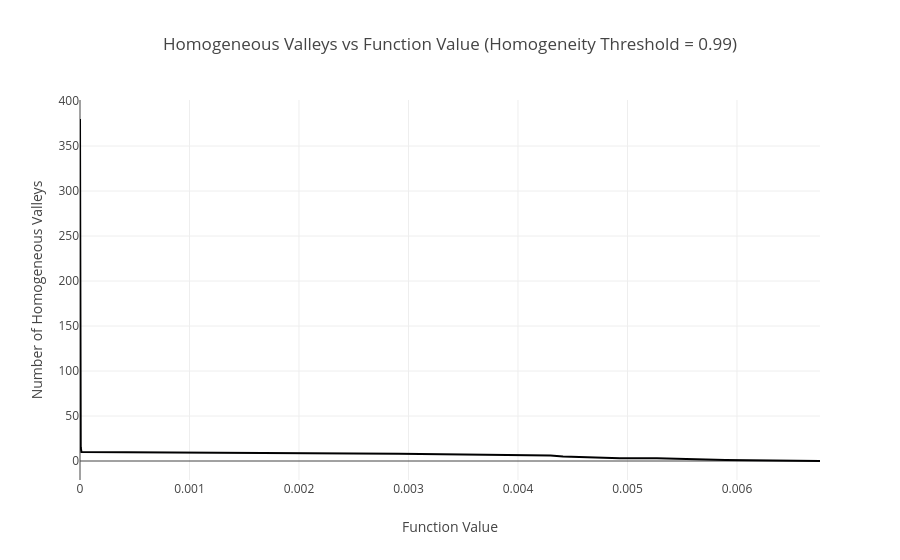

Write notebook code for a chart like this one.
### Code cell
import plotly.express as px

px.line(x=fns, y=counts, labels={"x": "Function Value", "y": "Number of Homogeneous Valleys"}, title=f"Homogeneous Valleys vs Function Value (Homogeneity Threshold = {homo_prop})")

### Figure 1 — Plotly figure (JSON) as saved in the notebook; plotly's stock layout.template omitted (floating-point values rounded to 4 significant figures; data arrays with more than 128 entries replaced by an {"elided": "..."} marker saying what was removed)
{"data": [{"hovertemplate": "Function Value=%{x}<br>Number of Homogeneous Valleys=%{y}<extra></extra>", "legendgroup": "", "line": {"color": "#000001", "dash": "solid"}, "marker": {"symbol": "circle"}, "mode": "lines", "name": "", "orientation": "v", "showlegend": false, "type": "scatter", "x": {"elided": "380 float values"}, "xaxis": "x", "y": {"elided": "380 int values"}, "yaxis": "y"}], "layout": {"legend": {"tracegroupgap": 0}, "title": {"text": "Homogeneous Valleys vs Function Value (Homogeneity Threshold = 0.99)"}, "xaxis": {"anchor": "y", "domain": [0, 1], "title": {"text": "Function Value"}}, "yaxis": {"anchor": "x", "domain": [0, 1], "title": {"text": "Number of Homogeneous Valleys"}}}}
